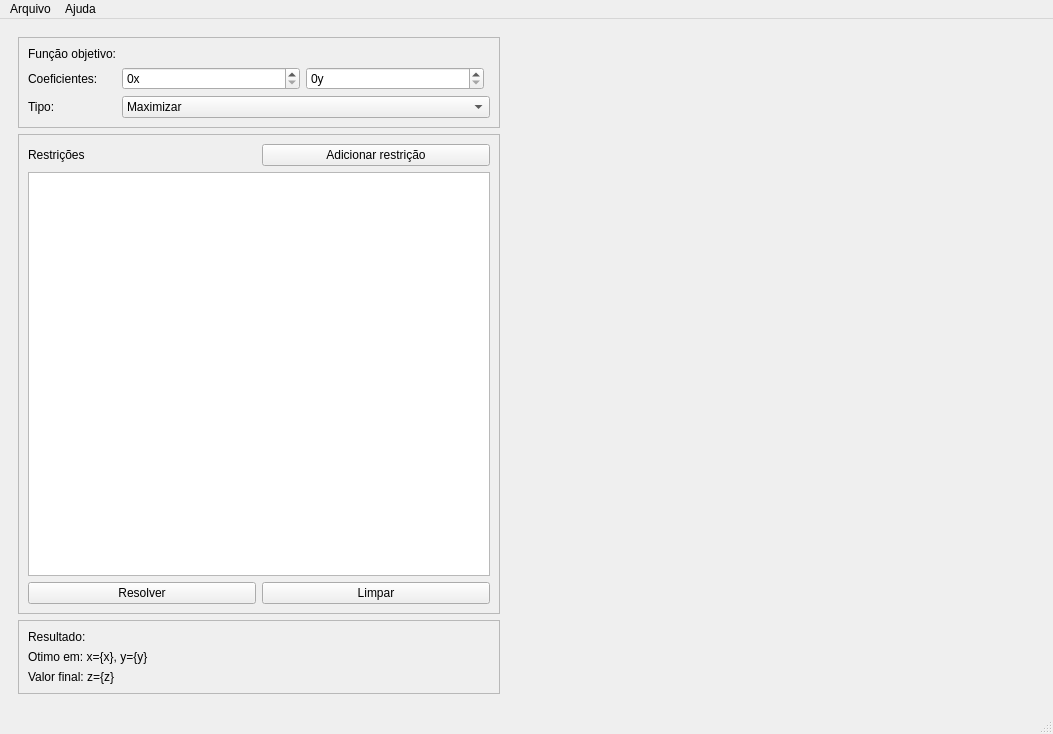
<?xml version="1.0" encoding="UTF-8"?>
<ui version="4.0">
 <class>MainWindow</class>
 <widget class="QMainWindow" name="MainWindow">
  <property name="geometry">
   <rect>
    <x>0</x>
    <y>0</y>
    <width>1053</width>
    <height>734</height>
   </rect>
  </property>
  <property name="windowTitle">
   <string>MainWindow</string>
  </property>
  <property name="styleSheet">
   <string notr="true">font: 10pt &quot;MS Shell Dlg 2&quot;;

</string>
  </property>
  <widget class="QWidget" name="centralwidget">
   <layout class="QHBoxLayout" name="horizontalLayout">
    <item>
     <widget class="QWidget" name="widget" native="true">
      <property name="maximumSize">
       <size>
        <width>500</width>
        <height>16777215</height>
       </size>
      </property>
      <layout class="QVBoxLayout" name="verticalLayout_2">
       <item>
        <widget class="QFrame" name="frame">
         <property name="maximumSize">
          <size>
           <width>16777215</width>
           <height>16777215</height>
          </size>
         </property>
         <property name="frameShape">
          <enum>QFrame::StyledPanel</enum>
         </property>
         <property name="frameShadow">
          <enum>QFrame::Raised</enum>
         </property>
         <layout class="QGridLayout" name="gridLayout">
          <item row="3" column="1" colspan="3">
           <widget class="QComboBox" name="comboBox">
            <item>
             <property name="text">
              <string>Maximizar</string>
             </property>
            </item>
            <item>
             <property name="text">
              <string>Minimizar</string>
             </property>
            </item>
           </widget>
          </item>
          <item row="2" column="2">
           <widget class="QSpinBox" name="spinBox_2">
            <property name="sizePolicy">
             <sizepolicy hsizetype="Expanding" vsizetype="Fixed">
              <horstretch>0</horstretch>
              <verstretch>0</verstretch>
             </sizepolicy>
            </property>
            <property name="suffix">
             <string>y</string>
            </property>
           </widget>
          </item>
          <item row="3" column="0">
           <widget class="QLabel" name="label_2">
            <property name="text">
             <string>Tipo: </string>
            </property>
           </widget>
          </item>
          <item row="2" column="1">
           <widget class="QSpinBox" name="spinBox">
            <property name="sizePolicy">
             <sizepolicy hsizetype="Expanding" vsizetype="Fixed">
              <horstretch>0</horstretch>
              <verstretch>0</verstretch>
             </sizepolicy>
            </property>
            <property name="suffix">
             <string>x</string>
            </property>
           </widget>
          </item>
          <item row="0" column="0">
           <widget class="QLabel" name="label">
            <property name="text">
             <string>Função objetivo:</string>
            </property>
           </widget>
          </item>
          <item row="2" column="0">
           <widget class="QLabel" name="label_7">
            <property name="text">
             <string>Coeficientes:</string>
            </property>
           </widget>
          </item>
         </layout>
        </widget>
       </item>
       <item>
        <widget class="QFrame" name="frame_2">
         <property name="frameShape">
          <enum>QFrame::StyledPanel</enum>
         </property>
         <property name="frameShadow">
          <enum>QFrame::Raised</enum>
         </property>
         <layout class="QGridLayout" name="gridLayout_2">
          <item row="0" column="0">
           <widget class="QLabel" name="label_3">
            <property name="text">
             <string>Restrições</string>
            </property>
           </widget>
          </item>
          <item row="2" column="1">
           <widget class="QPushButton" name="pushButton_3">
            <property name="text">
             <string>Limpar</string>
            </property>
           </widget>
          </item>
          <item row="2" column="0">
           <widget class="QPushButton" name="pushButton_2">
            <property name="text">
             <string>Resolver</string>
            </property>
           </widget>
          </item>
          <item row="0" column="1">
           <widget class="QPushButton" name="pushButton">
            <property name="text">
             <string>Adicionar restrição</string>
            </property>
           </widget>
          </item>
          <item row="1" column="0" colspan="2">
           <widget class="QListWidget" name="listWidget"/>
          </item>
         </layout>
        </widget>
       </item>
       <item>
        <widget class="QFrame" name="frame_3">
         <property name="frameShape">
          <enum>QFrame::StyledPanel</enum>
         </property>
         <property name="frameShadow">
          <enum>QFrame::Raised</enum>
         </property>
         <layout class="QVBoxLayout" name="verticalLayout">
          <item>
           <widget class="QLabel" name="label_4">
            <property name="text">
             <string>Resultado:</string>
            </property>
           </widget>
          </item>
          <item>
           <widget class="QLabel" name="label_5">
            <property name="text">
             <string>Otimo em: x={x}, y={y}</string>
            </property>
           </widget>
          </item>
          <item>
           <widget class="QLabel" name="label_6">
            <property name="text">
             <string>Valor final: z={z}</string>
            </property>
           </widget>
          </item>
         </layout>
        </widget>
       </item>
      </layout>
     </widget>
    </item>
    <item>
     <widget class="QWidget" name="widget_2" native="true"/>
    </item>
   </layout>
  </widget>
  <widget class="QMenuBar" name="menubar">
   <property name="geometry">
    <rect>
     <x>0</x>
     <y>0</y>
     <width>1053</width>
     <height>27</height>
    </rect>
   </property>
   <widget class="QMenu" name="menuArquivo">
    <property name="title">
     <string>Arquivo</string>
    </property>
    <addaction name="actionNovo"/>
    <addaction name="actionAbrir"/>
    <addaction name="separator"/>
    <addaction name="actionSalvar"/>
    <addaction name="actionSalvar_como"/>
    <addaction name="separator"/>
    <addaction name="actionFechar"/>
    <addaction name="actionSair"/>
   </widget>
   <widget class="QMenu" name="menuEditar">
    <property name="title">
     <string>Ajuda</string>
    </property>
   </widget>
   <addaction name="menuArquivo"/>
   <addaction name="menuEditar"/>
  </widget>
  <widget class="QStatusBar" name="statusbar"/>
  <action name="actionAbrir">
   <property name="text">
    <string>Abrir...</string>
   </property>
  </action>
  <action name="actionNovo">
   <property name="text">
    <string>Novo...</string>
   </property>
  </action>
  <action name="actionSalvar">
   <property name="text">
    <string>Salvar...</string>
   </property>
  </action>
  <action name="actionSalvar_como">
   <property name="text">
    <string>Salvar Como...</string>
   </property>
  </action>
  <action name="actionFechar">
   <property name="text">
    <string>Fechar...</string>
   </property>
  </action>
  <action name="actionSair">
   <property name="text">
    <string>Sair...</string>
   </property>
  </action>
 </widget>
 <resources/>
 <connections/>
</ui>
